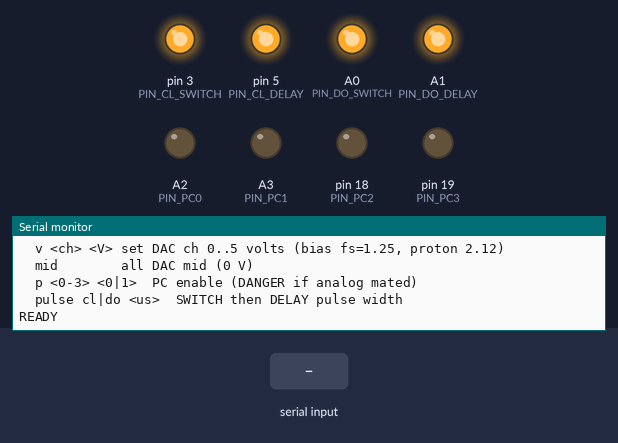
A sketch run on a simulated Arduino Uno, built with avr-gcc and run on an emulated ATmega328P. Shown: output pins drawn as LEDs (lit = HIGH), the last lines printed to the serial monitor. Inputs (shaded band) come from the test bench. Pins used as bus, display or sensor lines are not drawn.

Above: at 1.2 s.
1.3 s: "scan\n" received over Serial
At 1.9 s:
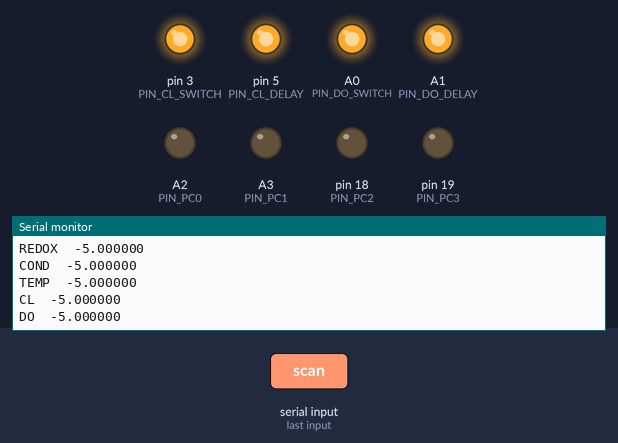
2.8 s: "sap\n" received over Serial
At 4.0 s:
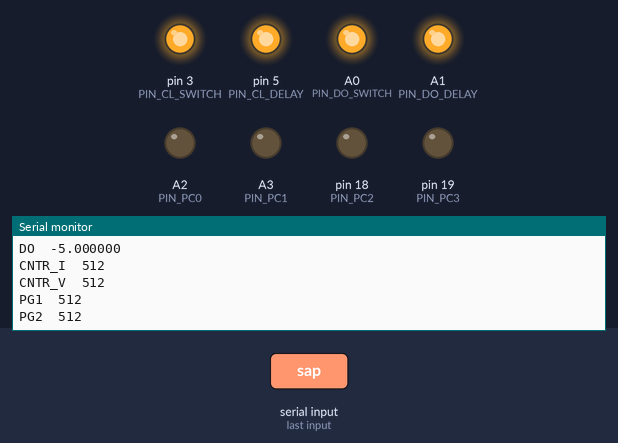
4.3 s: "mid\n" received over Serial
At 5.3 s:
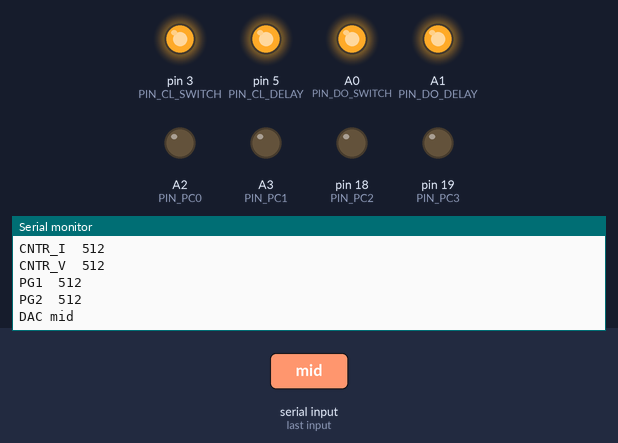

The sketch:

uno_q_sk1_bringup.ino
```cpp
/**
 * CENSAR SK1 mezzanine — Uno Q SPI bring-up
 *
 * Safe defaults: all power enables OFF, all VOUT at mid (0 V), no electrode bias.
 * Exercises: mux select, 24-bit ADC read, DAC write, optional secondary ADC.
 *
 * Pin map matches docs/SK1_UNO_Q_MEZZANINE.md
 *
 * Build targets (Arduino IDE / App Lab → STM32U585 / Uno Q):
 *   -DADC_LT2400     OEM-style LTC2400/LT2400 on mezz (default)
 *   -DADC_ADS1256    TI ADS1256 path
 *   -DDAC_SOFT_MID   skip SPI DAC; report midrail only (bench without DAC IC)
 */

#include <SPI.h>
#include <math.h>

// ---- Pin map (Uno Q MCU / 3.3 V) ------------------------------------------
static const uint8_t PIN_SPI_SCK  = 13;
static const uint8_t PIN_SPI_MISO = 12;
static const uint8_t PIN_SPI_MOSI = 11;
static const uint8_t PIN_CS_ADC   = 10;
static const uint8_t PIN_CS_DAC   = 7;

static const uint8_t PIN_MUX0 = 2;
static const uint8_t PIN_MUX1 = 4;
static const uint8_t PIN_MUX2 = 6;
static const uint8_t PIN_MUX3 = 9;

static const uint8_t PIN_CL_SWITCH = 3;
static const uint8_t PIN_CL_DELAY  = 5;
static const uint8_t PIN_DO_SWITCH = 14;
static const uint8_t PIN_DO_DELAY  = 15;

static const uint8_t PIN_PC0 = 16;  // 2ND_AMPS
static const uint8_t PIN_PC1 = 17;  // COND
static const uint8_t PIN_PC2 = 18;  // CAT
static const uint8_t PIN_PC3 = 19;  // MEM (often active-low on OEM)

static const uint8_t PIN_SAP_CNTR_I = A0;
static const uint8_t PIN_SAP_CNTR_V = A1;
static const uint8_t PIN_SAP_PG1    = A2;
static const uint8_t PIN_SAP_PG2    = A3;

// Active levels — CONFIRM ON HARDWARE before enabling amps/bias
static const bool PC_ACTIVE_HIGH = true;
static const bool TMR_IDLE_HIGH  = true;

// ADC full-scale (V). OEM LT2400 used 2.5 V ref.
static const float VREF_ADC = 2.5f;

// Bipolar DAC: code mid = 0 V at SK1 (after ± gain stage)
static const uint16_t DAC_MID = 0x8000;  // 16-bit mid for DAC8568-style
static const float BIAS_FS_V   = 1.25f;  // VOUT1-4
static const float PROTON_FS_V = 2.12f;  // VOUT5-6

enum MuxChannel : uint8_t {
  MUX_PH = 0,
  MUX_REDOX,
  MUX_COND,
  MUX_TEMP,
  MUX_CL,
  MUX_DO,
  MUX_D1,
  MUX_D2,
  MUX_CAT1,
  MUX_CAT2,
  MUX_F1,
  MUX_F2,
  MUX_G1,
  MUX_G2,
  MUX_H1,
  MUX_H2
};

static const char *const MUX_NAMES[16] = {
  "PH", "REDOX", "COND", "TEMP", "CL", "DO", "D1", "D2",
  "CAT1", "CAT2", "F1", "F2", "G1", "G2", "H1", "H2"
};

// ---- Helpers --------------------------------------------------------------
static void csAdc(bool assertLow) { digitalWrite(PIN_CS_ADC, assertLow ? LOW : HIGH); }
static void csDac(bool assertLow) { digitalWrite(PIN_CS_DAC, assertLow ? LOW : HIGH); }

static void setMux(uint8_t ch) {
  ch &= 0x0F;
  digitalWrite(PIN_MUX0, (ch >> 0) & 1);
  digitalWrite(PIN_MUX1, (ch >> 1) & 1);
  digitalWrite(PIN_MUX2, (ch >> 2) & 1);
  digitalWrite(PIN_MUX3, (ch >> 3) & 1);
  delayMicroseconds(50);  // analog settle — tune on scope
}

static void setPc(uint8_t pin, bool on) {
  bool level = PC_ACTIVE_HIGH ? on : !on;
  digitalWrite(pin, level ? HIGH : LOW);
}

static void setTmrIdle() {
  const uint8_t idle = TMR_IDLE_HIGH ? HIGH : LOW;
  digitalWrite(PIN_CL_SWITCH, idle);
  digitalWrite(PIN_CL_DELAY, idle);
  digitalWrite(PIN_DO_SWITCH, idle);
  digitalWrite(PIN_DO_DELAY, idle);
}

static void allPowerOff() {
  setPc(PIN_PC0, false);
  setPc(PIN_PC1, false);
  setPc(PIN_PC2, false);
  setPc(PIN_PC3, false);
}

// ---- LT2400 (OEM digital card IC30) ---------------------------------------
#if !defined(ADC_ADS1256)
// SPI mode: sample on rising SCK typically works; confirm with scope.
// Conversion ~133–147 ms (60/50 Hz). CS low starts next conversion after read.

static bool lt2400Ready() {
  // SDO high while converting when CS is low (see LTC2400 datasheet)
  csAdc(true);
  delayMicroseconds(2);
  bool busy = digitalRead(PIN_SPI_MISO);
  csAdc(false);
  return !busy;
}

static bool adcReadRaw(int32_t *out) {
  const uint32_t t0 = millis();
  while (!lt2400Ready()) {
    if (millis() - t0 > 300) return false;
    delay(1);
  }

  csAdc(true);
  SPI.beginTransaction(SPISettings(500000, MSBFIRST, SPI_MODE0));
  uint32_t raw = 0;
  for (int i = 0; i < 4; i++) {
    raw = (raw << 8) | SPI.transfer(0xFF);
  }
  SPI.endTransaction();
  csAdc(false);

  // Match Siemens spiadc.c packing / sign extend
  uint32_t status = raw & 0x0F000000UL;
  int32_t v = (int32_t)(raw & 0x01FFFFFFUL);
  if ((status & 0x02000000UL) == 0) {
    v |= (int32_t)0xFE000000L;  // negative / sign extend
  }
  *out = v;
  return true;
}

static float adcToVolts(int32_t raw) {
  // 24-bit + sub-LSB; treat as Q24 around VREF (tune after calibration)
  const float fs = (float)(1L << 24);
  return ((float)raw / fs) * VREF_ADC;
}
#endif

// ---- ADS1256 (optional modern ADC) ----------------------------------------
#if defined(ADC_ADS1256)
static void adsWriteReg(uint8_t reg, uint8_t val) {
  csAdc(true);
  SPI.beginTransaction(SPISettings(1000000, MSBFIRST, SPI_MODE1));
  SPI.transfer(0x50 | (reg & 0x0F));
  SPI.transfer(0x00);
  SPI.transfer(val);
  SPI.endTransaction();
  csAdc(false);
  delayMicroseconds(10);
}

static bool adcReadRaw(int32_t *out) {
  csAdc(true);
  SPI.beginTransaction(SPISettings(1000000, MSBFIRST, SPI_MODE1));
  SPI.transfer(0x01);  // RDATA
  delayMicroseconds(10);
  int32_t v = 0;
  v |= ((int32_t)SPI.transfer(0)) << 16;
  v |= ((int32_t)SPI.transfer(0)) << 8;
  v |= (int32_t)SPI.transfer(0);
  SPI.endTransaction();
  csAdc(false);
  if (v & 0x800000L) v |= ~0xFFFFFFL;
  *out = v;
  return true;
}

static float adcToVolts(int32_t raw) {
  return ((float)raw / (float)(1L << 23)) * VREF_ADC;
}

static void adsInit() {
  adsWriteReg(0x00, 0x01);  // STATUS
  adsWriteReg(0x01, 0x01);  // MUX AIN0/AIN1 placeholder — mezz uses external mux
  adsWriteReg(0x02, 0x00);  // ADCON
  adsWriteReg(0x03, 0xF0);  // DRATE slow / low noise for bring-up
}
#endif

// ---- DAC8568-style write (channels 0..5) ----------------------------------
// Command format simplified: write+update channel. Confirm against your DAC.
static bool dacWriteCode(uint8_t ch, uint16_t code) {
#if defined(DAC_SOFT_MID)
  (void)ch;
  (void)code;
  return true;
#else
  if (ch > 7) return false;
  // DAC8568: 32-bit frame — adjust if using AD5686 / AD8403 bridge
  uint32_t frame = 0;
  frame |= (0x3UL << 24);           // write+update DAC n
  frame |= ((uint32_t)(ch & 7) << 20);
  frame |= ((uint32_t)code << 4);

  csDac(true);
  SPI.beginTransaction(SPISettings(1000000, MSBFIRST, SPI_MODE1));
  SPI.transfer((frame >> 24) & 0xFF);
  SPI.transfer((frame >> 16) & 0xFF);
  SPI.transfer((frame >> 8) & 0xFF);
  SPI.transfer(frame & 0xFF);
  SPI.endTransaction();
  csDac(false);
  return true;
#endif
}

/** volts: desired SK1 voltage; fs: ± full-scale of that channel */
static bool dacSetVolts(uint8_t ch, float volts, float fs) {
  if (fs <= 0.0f) return false;
  if (volts > fs) volts = fs;
  if (volts < -fs) volts = -fs;
  float norm = (volts / fs) * 0.5f + 0.5f;  // -fs..+fs → 0..1
  uint16_t code = (uint16_t)lroundf(norm * 65535.0f);
  return dacWriteCode(ch, code);
}

static void dacAllMid() {
  for (uint8_t ch = 0; ch < 6; ch++) {
    dacWriteCode(ch, DAC_MID);
  }
}

// ---- Serial command interface ---------------------------------------------
static void printHelp() {
  Serial.println(F("CENSAR SK1 bring-up"));
  Serial.println(F("  h          help"));
  Serial.println(F("  s          safe: power OFF, DAC mid, TMR idle"));
  Serial.println(F("  m <0-15>   set mux channel"));
  Serial.println(F("  r [n]      read ADC n times (default 1) on current mux"));
  Serial.println(F("  scan       read mux 0..5 once each"));
  Serial.println(F("  sap        read secondary A0-A3"));
  Serial.println(F("  v <ch> <V> set DAC ch 0..5 volts (bias fs=1.25, proton 2.12)"));
  Serial.println(F("  mid        all DAC mid (0 V)"));
  Serial.println(F("  p <0-3> <0|1>  PC enable (DANGER if analog mated)"));
  Serial.println(F("  pulse cl|do <us>  SWITCH then DELAY pulse width"));
}

static void cmdSafe() {
  allPowerOff();
  setTmrIdle();
  dacAllMid();
  setMux(MUX_PH);
  Serial.println(F("SAFE: PC off, TMR idle, DAC mid, mux=PH"));
}

static void cmdRead(int n) {
  if (n < 1) n = 1;
  for (int i = 0; i < n; i++) {
    int32_t raw = 0;
    if (!adcReadRaw(&raw)) {
      Serial.println(F("ADC timeout"));
      return;
    }
    Serial.print(F("raw="));
    Serial.print(raw);
    Serial.print(F("  V="));
    Serial.println(adcToVolts(raw), 6);
  }
}

static void cmdScan() {
  for (uint8_t ch = 0; ch <= MUX_DO; ch++) {
    setMux(ch);
    delay(5);
    int32_t raw = 0;
    Serial.print(MUX_NAMES[ch]);
    Serial.print('\t');
    if (!adcReadRaw(&raw)) {
      Serial.println(F("timeout"));
      continue;
    }
    Serial.println(adcToVolts(raw), 6);
  }
}

static void cmdSap() {
  Serial.print(F("CNTR_I\t")); Serial.println(analogRead(PIN_SAP_CNTR_I));
  Serial.print(F("CNTR_V\t")); Serial.println(analogRead(PIN_SAP_CNTR_V));
  Serial.print(F("PG1\t"));    Serial.println(analogRead(PIN_SAP_PG1));
  Serial.print(F("PG2\t"));    Serial.println(analogRead(PIN_SAP_PG2));
}

static void cmdPulse(bool chlorine, uint32_t us) {
  const uint8_t sw = chlorine ? PIN_CL_SWITCH : PIN_DO_SWITCH;
  const uint8_t dl = chlorine ? PIN_CL_DELAY  : PIN_DO_DELAY;
  const uint8_t active = TMR_IDLE_HIGH ? LOW : HIGH;
  const uint8_t idle   = TMR_IDLE_HIGH ? HIGH : LOW;

  digitalWrite(sw, active);
  delayMicroseconds(us);
  digitalWrite(sw, idle);
  delayMicroseconds(100);
  digitalWrite(dl, active);
  delayMicroseconds(us);
  digitalWrite(dl, idle);
  Serial.println(F("pulse done"));
}

static void handleLine(String line) {
  line.trim();
  if (line.length() == 0) return;

  if (line == "h" || line == "help") { printHelp(); return; }
  if (line == "s" || line == "safe") { cmdSafe(); return; }
  if (line == "scan") { cmdScan(); return; }
  if (line == "sap") { cmdSap(); return; }
  if (line == "mid") { dacAllMid(); Serial.println(F("DAC mid")); return; }

  if (line.startsWith("m ")) {
    int ch = line.substring(2).toInt();
    setMux((uint8_t)ch);
    Serial.print(F("mux="));
    Serial.println(ch);
    return;
  }
  if (line.startsWith("r")) {
    int n = 1;
    if (line.length() > 1) n = line.substring(1).toInt();
    cmdRead(n);
    return;
  }
  if (line.startsWith("v ")) {
    // v <ch> <volts>
    int ch = 0;
    float volts = 0;
    if (sscanf(line.c_str(), "v %d %f", &ch, &volts) != 2 || ch < 0 || ch > 5) {
      Serial.println(F("usage: v <0-5> <volts>"));
      return;
    }
    float fs = (ch >= 4) ? PROTON_FS_V : BIAS_FS_V;
    if (dacSetVolts((uint8_t)ch, volts, fs)) {
      Serial.println(F("DAC ok"));
    } else {
      Serial.println(F("DAC fail"));
    }
    return;
  }
  if (line.startsWith("p ")) {
    int idx = 0, on = 0;
    if (sscanf(line.c_str(), "p %d %d", &idx, &on) != 2 || idx < 0 || idx > 3) {
      Serial.println(F("usage: p <0-3> <0|1>"));
      return;
    }
    const uint8_t pins[] = { PIN_PC0, PIN_PC1, PIN_PC2, PIN_PC3 };
    setPc(pins[idx], on != 0);
    Serial.println(F("PC set — confirm current/rails"));
    return;
  }
  if (line.startsWith("pulse ")) {
    char which[8] = {0};
    unsigned us = 0;
    if (sscanf(line.c_str(), "pulse %7s %u", which, &us) != 2) {
      Serial.println(F("usage: pulse cl|do <us>"));
      return;
    }
    cmdPulse(which[0] == 'c' || which[0] == 'C', us);
    return;
  }

  Serial.println(F("unknown — h for help"));
}

// ---- Arduino entry --------------------------------------------------------
void setup() {
  Serial.begin(115200);
  while (!Serial && millis() < 3000) { /* Uno Q may enumerate USB */ }

  pinMode(PIN_CS_ADC, OUTPUT);
  pinMode(PIN_CS_DAC, OUTPUT);
  csAdc(false);
  csDac(false);

  pinMode(PIN_MUX0, OUTPUT);
  pinMode(PIN_MUX1, OUTPUT);
  pinMode(PIN_MUX2, OUTPUT);
  pinMode(PIN_MUX3, OUTPUT);

  pinMode(PIN_CL_SWITCH, OUTPUT);
  pinMode(PIN_CL_DELAY, OUTPUT);
  pinMode(PIN_DO_SWITCH, OUTPUT);
  pinMode(PIN_DO_DELAY, OUTPUT);

  pinMode(PIN_PC0, OUTPUT);
  pinMode(PIN_PC1, OUTPUT);
  pinMode(PIN_PC2, OUTPUT);
  pinMode(PIN_PC3, OUTPUT);

  pinMode(PIN_SPI_MISO, INPUT);

  SPI.begin();

#if defined(ADC_ADS1256)
  adsInit();
#endif

  cmdSafe();
  printHelp();
  Serial.println(F("READY"));
}

void loop() {
  static String buf;
  while (Serial.available()) {
    char c = (char)Serial.read();
    if (c == '\n' || c == '\r') {
      if (buf.length()) {
        handleLine(buf);
        buf = "";
      }
    } else if (buf.length() < 80) {
      buf += c;
    }
  }
}
```

Measured:
- after the input at 1.3 s, the serial monitor: prints a new line at once (image 1)
- after the input at 2.8 s, the serial monitor: prints a new line at once (image 2)
- after the input at 4.3 s, the serial monitor: prints a new line at once (image 3)
